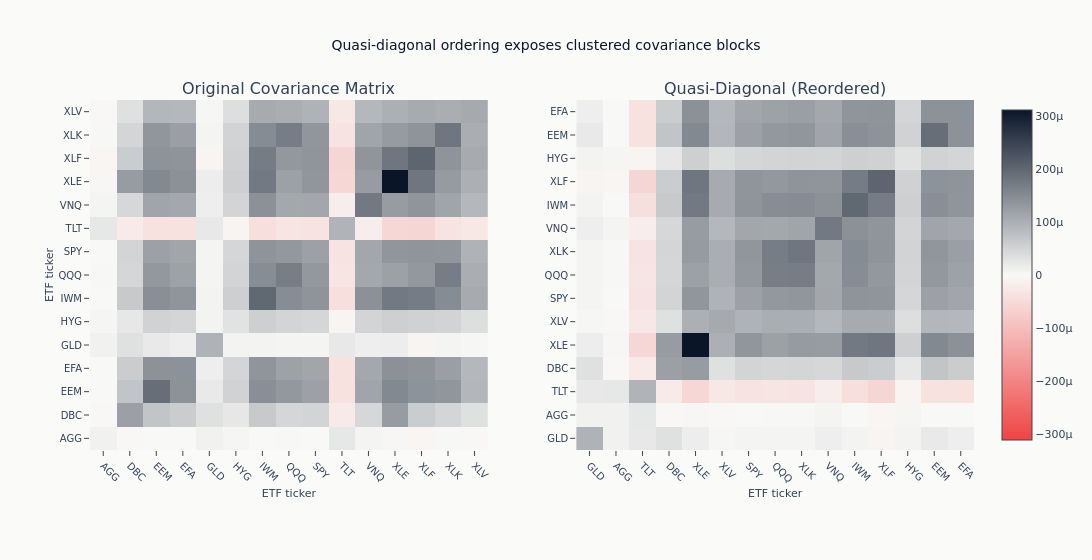

Notebook code for this chart:
### Code cell
fig = make_subplots(
    rows=1, cols=2, subplot_titles=["Original Covariance Matrix", "Quasi-Diagonal (Reordered)"]
)
fig.add_trace(
    go.Heatmap(
        z=cov_original.values,
        x=cov_original.columns,
        y=cov_original.index,
        colorscale=cov_colorscale,
        zmid=0,
        showscale=False,
    ),
    row=1,
    col=1,
)
fig.add_trace(
    go.Heatmap(
        z=cov_reordered.values,
        x=sorted_symbols,
        y=sorted_symbols,
        colorscale=cov_colorscale,
        zmid=0,
        showscale=True,
    ),
    row=1,
    col=2,
)
fig.update_layout(
    title="Quasi-diagonal ordering exposes clustered covariance blocks",
    height=560,
    width=1100,
    margin=dict(l=90, r=90, b=110, t=100),
)
fig.update_xaxes(tickangle=45, tickfont_size=10, automargin=True)
fig.update_yaxes(tickfont_size=10, automargin=True)
fig.update_xaxes(title_text="ETF ticker", row=1, col=1)
fig.update_xaxes(title_text="ETF ticker", row=1, col=2)
fig.update_yaxes(title_text="ETF ticker", row=1, col=1)
fig.show()

### Figure 1 — Plotly figure (JSON) as saved in the notebook; plotly's stock layout.template omitted (floating-point values rounded to 4 significant figures; data arrays with more than 128 entries replaced by an {"elided": "..."} marker saying what was removed)
{"data": [{"colorscale": [[0.0, "#ef4444"], [0.5, "#F8F8F6"], [1.0, "#0a1628"]], "showscale": false, "type": "heatmap", "x": ["AGG", "DBC", "EEM", "EFA", "GLD", "HYG", "IWM", "QQQ", "SPY", "TLT", "VNQ", "XLE", "XLF", "XLK", "XLV"], "xaxis": "x", "y": ["AGG", "DBC", "EEM", "EFA", "GLD", "HYG", "IWM", "QQQ", "SPY", "TLT", "VNQ", "XLE", "XLF", "XLK", "XLV"], "yaxis": "y", "z": {"elided": "15x15 float values"}, "zmid": 0}, {"colorscale": [[0.0, "#ef4444"], [0.5, "#F8F8F6"], [1.0, "#0a1628"]], "showscale": true, "type": "heatmap", "x": ["GLD", "AGG", "TLT", "DBC", "XLE", "XLV", "SPY", "QQQ", "XLK", "VNQ", "IWM", "XLF", "HYG", "EEM", "EFA"], "xaxis": "x2", "y": ["GLD", "AGG", "TLT", "DBC", "XLE", "XLV", "SPY", "QQQ", "XLK", "VNQ", "IWM", "XLF", "HYG", "EEM", "EFA"], "yaxis": "y2", "z": {"elided": "15x15 float values"}, "zmid": 0}], "layout": {"annotations": [{"font": {"size": 16}, "showarrow": false, "text": "Original Covariance Matrix", "x": 0.225, "xanchor": "center", "xref": "paper", "y": 1.0, "yanchor": "bottom", "yref": "paper"}, {"font": {"size": 16}, "showarrow": false, "text": "Quasi-Diagonal (Reordered)", "x": 0.775, "xanchor": "center", "xref": "paper", "y": 1.0, "yanchor": "bottom", "yref": "paper"}], "height": 560, "margin": {"b": 110, "l": 90, "r": 90, "t": 100}, "title": {"text": "Quasi-diagonal ordering exposes clustered covariance blocks"}, "width": 1100, "xaxis": {"anchor": "y", "automargin": true, "domain": [0.0, 0.45], "tickangle": 45, "tickfont": {"size": 10}, "title": {"text": "ETF ticker"}}, "xaxis2": {"anchor": "y2", "automargin": true, "domain": [0.55, 1.0], "tickangle": 45, "tickfont": {"size": 10}, "title": {"text": "ETF ticker"}}, "yaxis": {"anchor": "x", "automargin": true, "domain": [0.0, 1.0], "tickfont": {"size": 10}, "title": {"text": "ETF ticker"}}, "yaxis2": {"anchor": "x2", "automargin": true, "domain": [0.0, 1.0], "tickfont": {"size": 10}}}}
